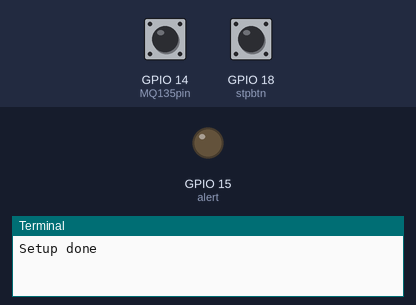
Bench run of a program on a simulated Raspberry Pi (BCM pin numbers). Parts: output pins drawn as LEDs (lit = HIGH), the last lines printed to the terminal. Inputs (shaded band) come from the test bench; at power-on: GPIO 14 (MQ135pin) HIGH, GPIO 18 (stpbtn) HIGH. Web requests get an empty 200 reply after 0.4 s.

Above: at 2.2 s.
2.3 s: GPIO 14 (MQ135pin) pulled LOW for 0.15 s
At 3.6 s:
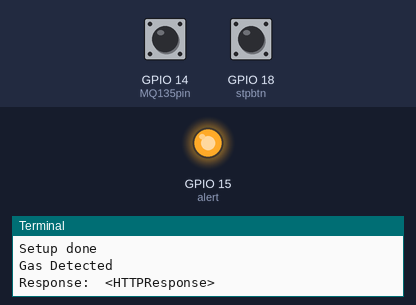
4.2 s: GPIO 18 (stpbtn) pulled LOW for 1 s
At 5.4 s:
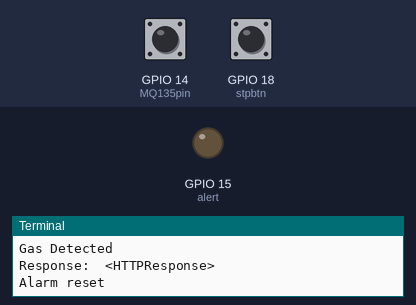
6.7 s: GPIO 14 (MQ135pin) pulled LOW for 1 s
At 7.0 s:
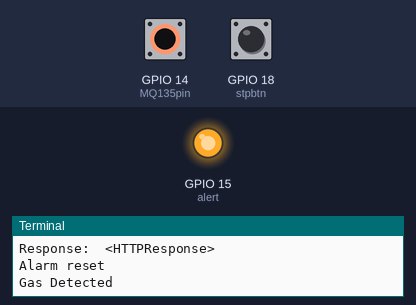
9.2 s: GPIO 18 (stpbtn) pulled LOW for 3.2 s
At 10.7 s:
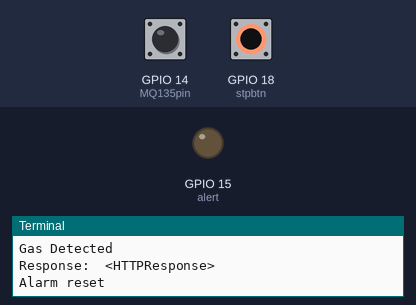
Timing chart, 0 to 12.2 s (numbered marks = the images above; inputs shaded):
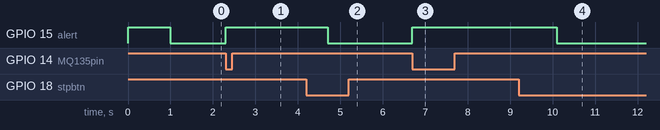

The program:

iot-boards-raspberrypiProject.py
```python
import http.client, urllib
import RPi.GPIO as GPIO
import time

APP_TOKEN="aty4pcgs4pn96zkhm8sdi3d1qvziry"
USER_KEY="ubim8tzcrc9iwt9woin8b7t8abqmk3"

MQ135pin=14
alert=15
stpbtn=18

GPIO.setwarnings(False)
GPIO.setmode(GPIO.BCM)
GPIO.setup(MQ135pin, GPIO.IN, pull_up_down=GPIO.PUD_UP)
GPIO.setup(alert, GPIO.OUT)
GPIO.setup(stpbtn, GPIO.IN, pull_up_down=GPIO.PUD_UP)
GPIO.output(alert,0)
print("Setup done")
GPIO.output(alert,1)
time.sleep(1)
GPIO.output(alert,0)

while True:
    if GPIO.input(MQ135pin):
        continue
    print("Gas Detected")
    GPIO.output(alert,1)
    conn = http.client.HTTPSConnection("api.pushover.net:443")
    conn.request("POST", "/1/messages.json",
      urllib.parse.urlencode({
        "token": APP_TOKEN,
        "user": USER_KEY,
        "message": "Harmful gas detected!!!",
      }), { "Content-type": "application/x-www-form-urlencoded" })
    print("Response: ",conn.getresponse())
    while GPIO.input(stpbtn):
        time.sleep(1)
    GPIO.output(alert,0)
    print("Alarm reset")
```

Measured:
- after the input at 2.3 s, GPIO 15 (alert): LOW → HIGH at once
- after the input at 4.2 s, GPIO 15 (alert): HIGH → LOW after 0.50 s
- after the input at 6.7 s, GPIO 15 (alert): LOW → HIGH at once
- after the input at 9.2 s, GPIO 15 (alert): HIGH → LOW after 0.90 s
